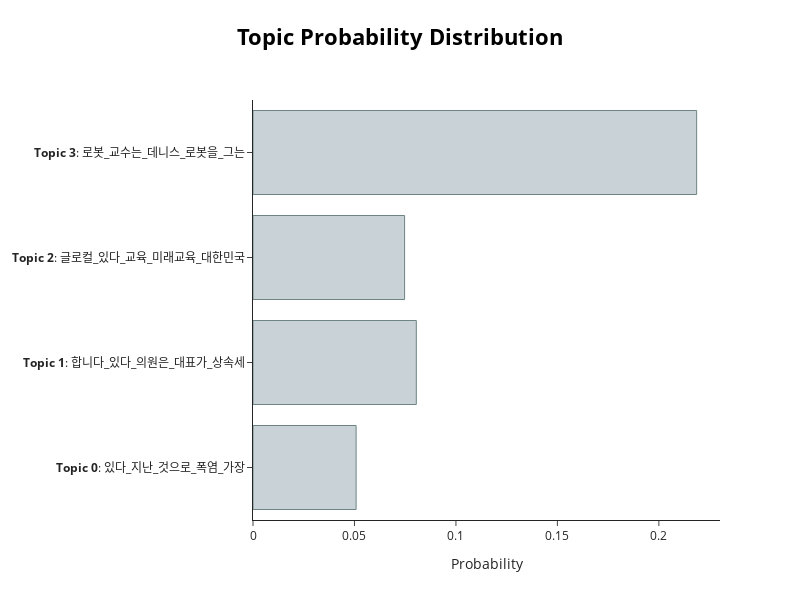

Notebook cell for this chart:
### Code cell
# 특정 문서의 주제 분포 시각화
model.visualize_distribution(model.probabilities_[0], min_probability=0.015)

### Figure 1 — Plotly figure (JSON) as saved in the notebook; plotly's stock layout.template omitted (floating-point values rounded to 4 significant figures)
{"data": [{"marker": {"color": "#C8D2D7", "line": {"color": "#6E8484", "width": 1}}, "orientation": "h", "type": "bar", "x": [0.05081, 0.08048, 0.0747, 0.2186], "y": ["<b>Topic 0</b>: 있다_지난_것으로_폭염_가장", "<b>Topic 1</b>: 합니다_있다_의원은_대표가_상속세", "<b>Topic 2</b>: 글로컬_있다_교육_미래교육_대한민국", "<b>Topic 3</b>: 로봇_교수는_데니스_로봇을_그는"]}], "layout": {"height": 600, "hoverlabel": {"bgcolor": "white", "font": {"family": "Rockwell", "size": 16}}, "title": {"font": {"color": "Black", "size": 22}, "text": "<b>Topic Probability Distribution</b>", "x": 0.5, "xanchor": "center", "y": 0.95, "yanchor": "top"}, "width": 800, "xaxis": {"title": {"text": "Probability"}}}}
